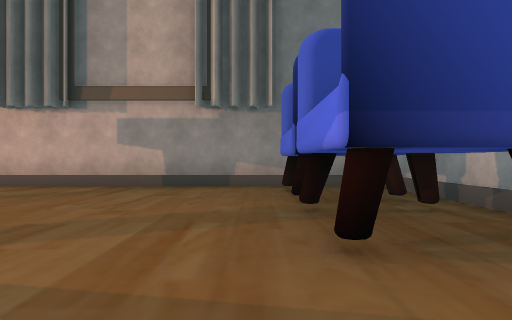
View 1 (above)

12 first-person views from a walk through a 3-D level made in the Unity game engine. The camera is 1.2 m above the floor, looks level and sees 75° across. The floor is counted in squares, 2.57 m on a side. Each view is taken from the middle of a square. On the plan, view 1 faces up. The plan holds only what a view shows up to about 9 squares ahead; the rest is blank. The place goes on beyond the plan. The player character is not drawn. Some animated figures are left out. Some surface patterns are stand-ins.

View 2
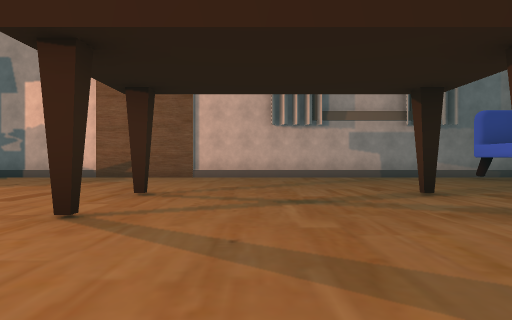

View 3
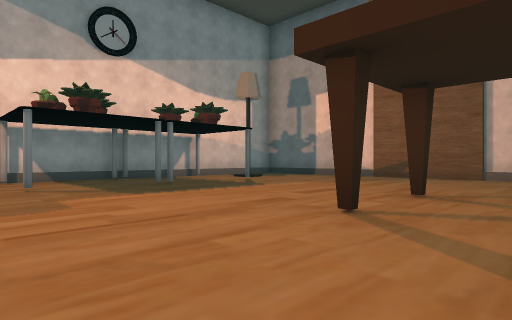

View 4
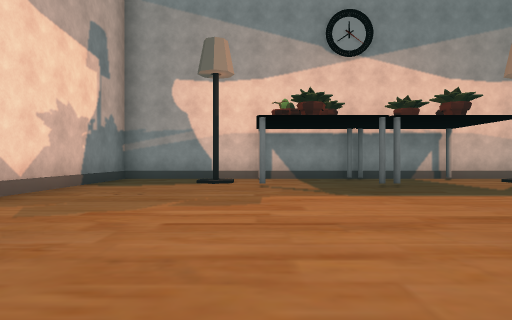

View 5
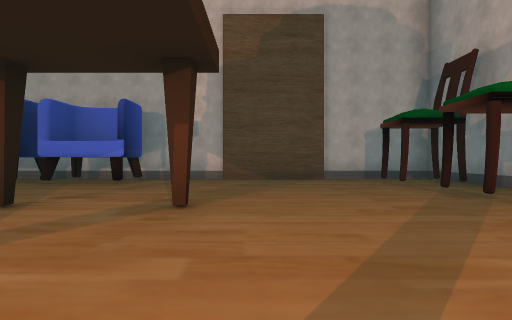

View 6
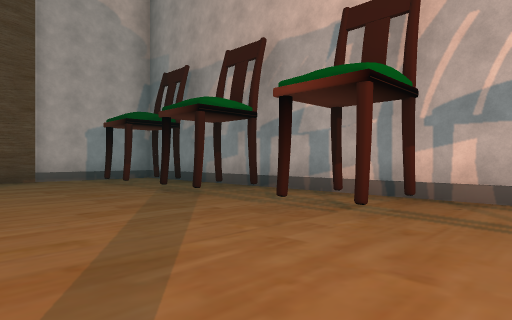

View 7
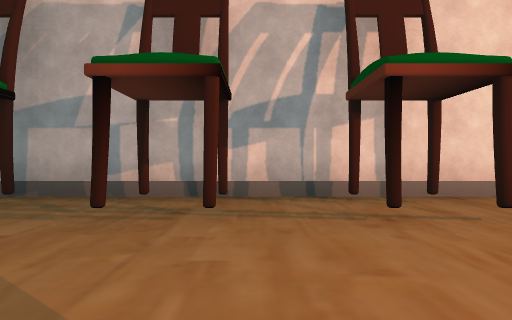

View 8
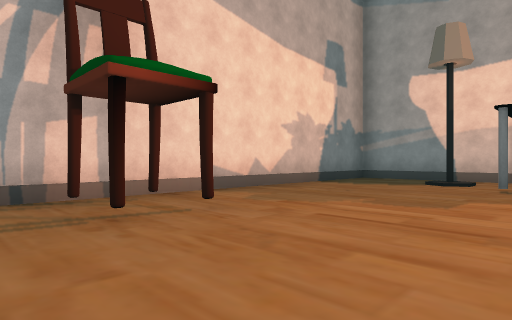

View 9
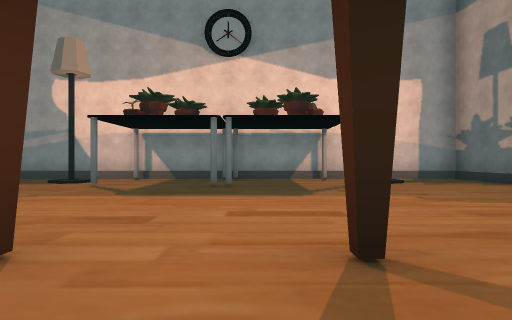

View 10
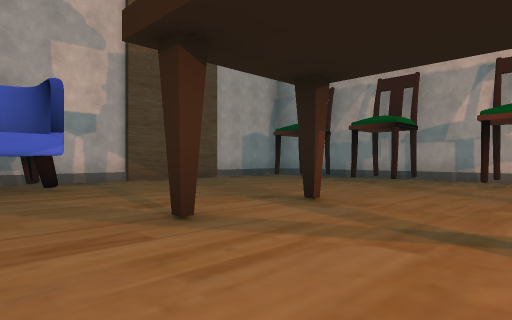

View 11
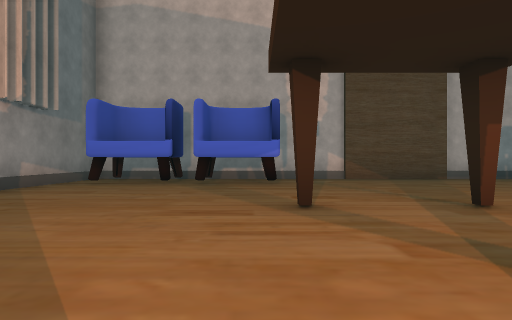

View 12
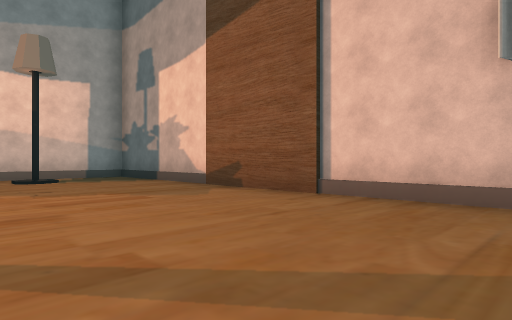

### Floor plan
Key: @ floor where view 1 was taken; # wall or solid block; . floor; C chair; L lamp; O other object.
Columns run from 14 left of view 1 to 3 right of it. Each row starts with its distance up from view 1.
  6 #################
  5 #..............CC
  4 #.L............CC
  3 #O.............CC
  2 #......#...#...C##
  1 #................#
  0 ##.#...#...#..@..#
 -1 #................#
 -2 #O...............#
 -3 #.L..............#
 -4 #......##CC.CCC#.#
 -5 #......####.####.#
 -6 ########  ###  ###

Positions as (right, up) in squares from view 1, and headings:
1: (0, 0), facing up
2: (-5, -3), facing up
3: (-5, -3), facing up-left
4: (-5, -2), facing left
5: (-6, -1), facing right
6: (-6, -1), facing down-right
7: (-5, -1), facing down
8: (-5, -1), facing down-left
9: (-5, 1), facing left
10: (-5, 3), facing down-right
11: (-6, 2), facing right
12: (-4, 2), facing up-left
